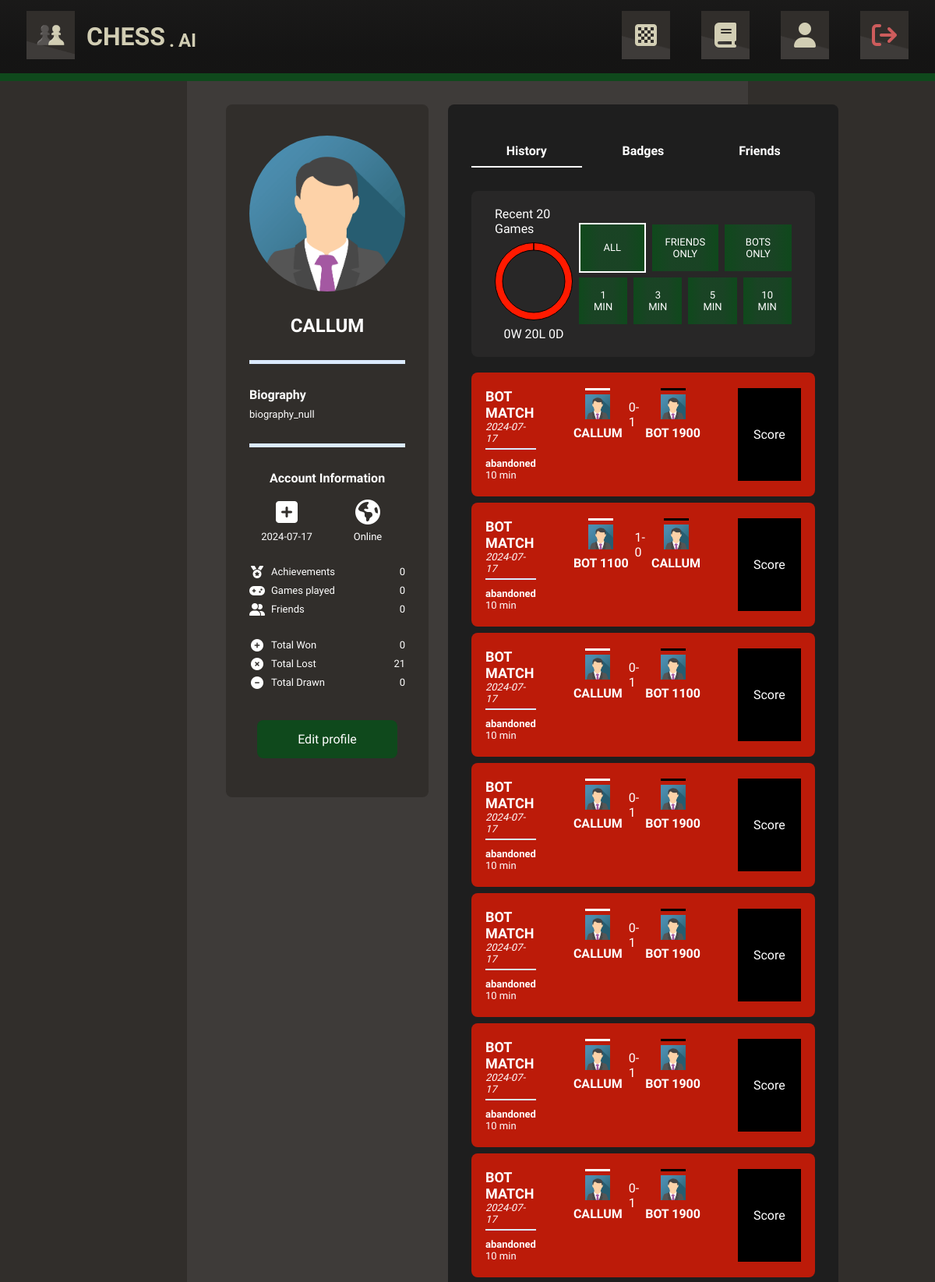
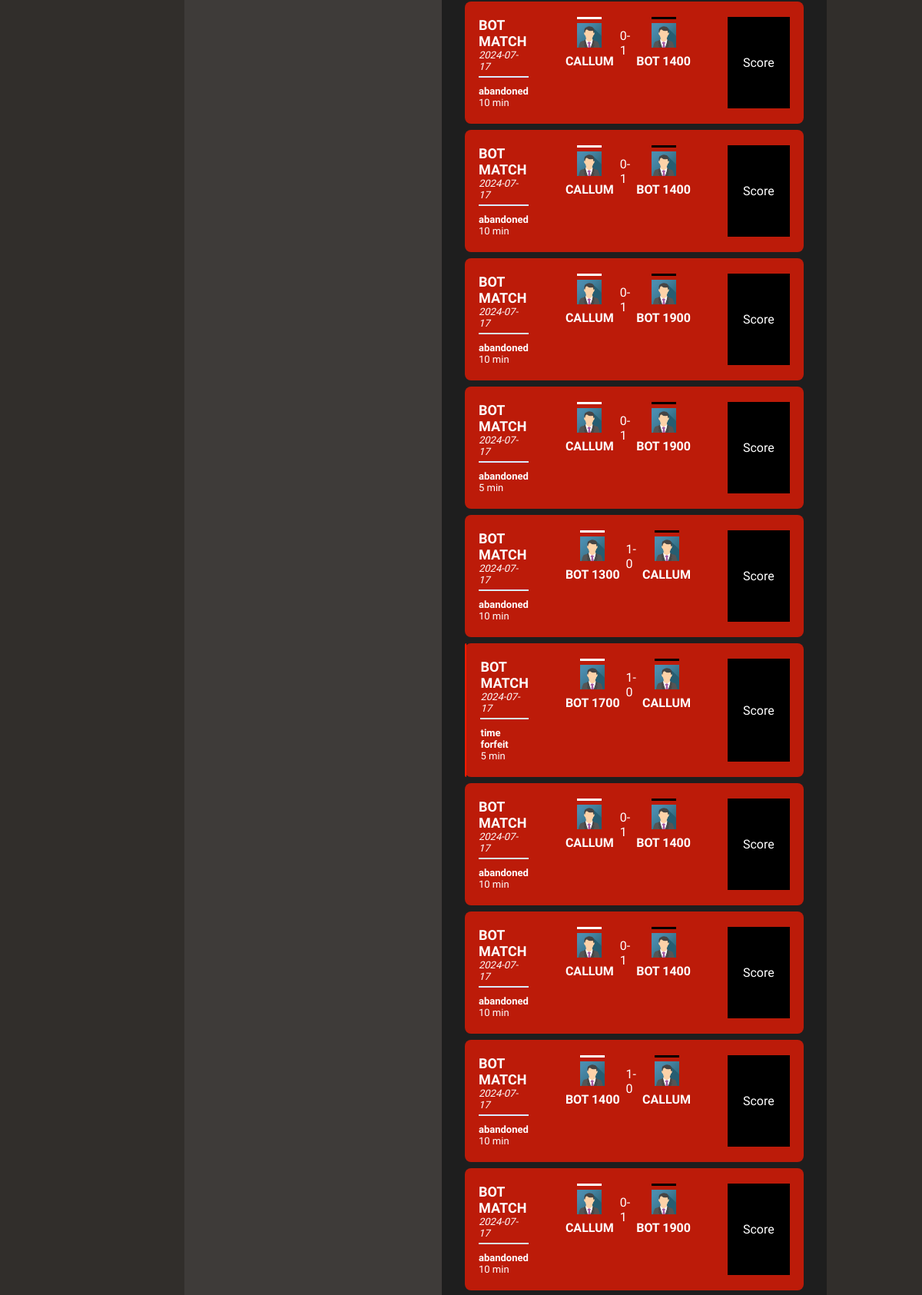
The app's page /profile (signed in, upper part) with its own data (2 pictures, top to bottom).
### tables this page shows
CREATE TABLE Player(
    PlayerID INTEGER PRIMARY KEY AUTOINCREMENT,
    Username TEXT UNIQUE NOT NULL,
    "Password" TEXT NOT NULL,
    "Status" TEXT NOT NULL,
    LastActive TIMESTAMP NOT NULL DEFAULT CURRENT_TIMESTAMP,
    Biography TEXT NOT NULL,
    Created TIMESTAMP NOT NULL DEFAULT CURRENT_TIMESTAMP,
    Picture TEXT NOT NULL,
    Wins INTEGER NOT NULL,
    Losses INTEGER NOT NULL,
    Draws INTEGER NOT NULL
);

CREATE TABLE Match (

    MatchID INTEGER PRIMARY KEY AUTOINCREMENT,
    Bot INTEGER NOT NULL,
    Player INTEGER NOT NULL,
    "Event" TEXT NOT NULL,
    "Site" TEXT NOT NULL,
    "Date" TIMESTAMP NOT NULL DEFAULT CURRENT_TIMESTAMP,
    Round TEXT NOT NULL,
    Result TEXT NOT NULL,
    "Time" INTEGER NOT NULL,
    Termination TEXT NOT NULL,
    Moves TEXT,

    FOREIGN KEY(Bot) REFERENCES MatchBot(BotID),
    FOREIGN KEY(Player) REFERENCES MatchPlayer(PlayerID),
    FOREIGN KEY("Time") REFERENCES TimeControl("Value")
);

CREATE TABLE Bot(
    BotID INTEGER PRIMARY KEY AUTOINCREMENT,
    Username TEXT UNIQUE NOT NULL,
    Rating TEXT NOT NULL
);

### app.py (the view, shortened to what this page needs)
@app.route('/profile', methods=['GET', 'PATCH'])
@login_required
def profile():
    display = request.args.get('display', default = 20, type = int)
    if display < 20: display = 20   # If user manually sets route to a negative number or 0 (which is invalid) reset the display filter to 20
    if request.method == 'GET':
        id = current_user.get_id()
        conn = get_db_connection()
        ongoing_games = conn.execute("SELECT * FROM Match WHERE Player = (?) AND Result = (?)", [id, "Ongoing"]).fetchall()
        finished_games = conn.execute("SELECT * FROM Match WHERE Player = (?) AND Result != (?)", [id, "Ongoing"]).fetchall()
        total = len(finished_games)
        if ongoing_games or finished_games:
            ongoing = bot_game_obj(id, ongoing_games)
            games = bot_game_obj(id, finished_games, display)
            conn.close()
            return render_template("pages/profile.html", games=games, ongoing=ongoing, total=total)
        else:
            conn.close()
            return render_template("pages/profile.html")

### templates/pages/profile.html (shortened to what this page needs)
{% extends "layout.html" %}
{% block head %}
  {{ super() }}
  <link rel="stylesheet" href="{{ url_for('static', filename='styles/css/profile.css') }}">
{% endblock %}
{% block content %}
<div class="container" style="height:fit-content;">
  <div class="wrapper">
    <div class="row">
      <div class="item middle">
        <img id="avatar" src="{{ current_user.picture }}" alt="Avatar failed to load..." title="{{ current_user.username }}'s Profile Picture">
      </div>
    </div>
    <div class="row">
      <div class="item middle">
        <div class="username" id="profile_username">
          {{ current_user.username }}
        </div>
      </div>
    </div>
    <div class="row">
      <div class="item middle">
          <hr>
      </div>
    </div>
    <div class="row col">
      <div class="item">
        <div class="title"> Biography</div>
      </div>
      <div class="item">
        <div class="text" id="profile_biography"> {{ current_user.biography }}</div>
      </div>
    </div>
    <div class="row">
      <div class="item middle">
          <hr>
      </div>
    </div>
    <div class="row col">
      <div class="item middle">
        <div class="title"> Account Information</div>
      </div>
      <div class="row">
        <div class="row col">
          <div class="item middle">
            <div class="icon" title="Account Created">
              <i class="fa-solid fa-square-plus fa-2x fa-fw"></i>
            </div>
          </div>
          <div class="item middle">
            <div class="text"> {{ current_user.created[:10]}}</div>
          </div>
        </div>
        <div class="row">
          <div class="row col">
            <div class="item middle">
              <div class="icon" title="Last Online">
                <i class="fa-solid fa-earth-americas fa-2x fa-fw"></i>
              </div>
            </div>
            <div class="item middle">
              <div class="text" id="profile_status"> {{ current_user.online }}</div>
            </div>
          </div>
        </div>
      </div>
    </div>
    <div class="row col">
      <div class="row">
        <div class="item left">
          <i class="fa-solid fa-medal fa-fw"></i>
        </div>
        <div class="item">
          <div class="text"> Achievements </div>
        </div>
        <div class="item right">
          <div class="text"> 0 </div>
        </div>
      </div>
      <div class="row">
        <div class="item left">
          <i class="fa-solid fa-gamepad fa-fw"></i>
        </div>
        <div class="item">
          <div class="text"> Games played </div>
        </div>
        <div class="item right">
          <div class="text"> 0 </div>
        </div>
      </div>
      <div class="row">
        <div class="item left">
          <i class="fa-solid fa-user-group fa-fw"></i>
        </div>
        <div class="item">
          <div class="text"> Friends </div>
        </div>
        <div class="item right">
          <div class="text"> 0 </div>
        </div>
      </div>
    </div>
    <div class="row col" >
      <div class="row">
        <div class="item left">
          <i class="fa-solid fa-circle-plus fa-fw"></i>
        </div>
        <div class="item">
          <div class="text"> Total Won </div>
        </div>
        <div class="item right">
          <div class="text" id="profile_wins"> {{current_user.wins}} </div>
        </div>
      </div>
      <div class="row">
        <div class="item left">
          <i class="fa-solid fa-circle-xmark fa-fw"></i>
        </div>
        <div class="item">
          <div class="text"> Total Lost </div>
        </div>
        <div class="item right">
          <div class="text" id="profile_losses"> {{current_user.losses}} </div>
        </div>
      </div>
      <div class="row">
        <div class="item left">
          <i class="fa-solid fa-circle-minus fa-fw"></i>
        </div>
        <div class="item">
          <div class="text"> Total Drawn </div>
        </div>
        <div class="item right">
          <div class="text" id="profile_draws"> {{current_user.draws}} </div>
        </div>
      </div>
    </div>
    <div class="row" style="margin-top: auto">
      <div class="item middle">
        <button class="button" onclick="edit(this)" type="submit" title="Create Account">
          Edit profile
        </button>
      </div>
    </div>
  </div>
</div>
<div class="container">
  <div class="wrapper">
    <div class="row">
      <button class="item middle selected" id="history-btn">
        <div class="title"> History</div>
      </button>
      <button class="item middle" id="badges-btn">
        <div class="title"> Badges</div>
      </button>
      <button class="item middle" id="friends-btn">
        <div class="title"> Friends</div>
      </button>
    </div>
    <div id="history-section">
      <div class="row col" id="recent">
        <div class="item">
          <div class="recent-container">
            <div class="wrapper">
              <div class="row">
                <div class="item left">
                  <div class="row col">
                    <div class="item middle">
                      Recent 20 Games
                    </div>
                    <div class="item middle" style="height:100px">
                      <canvas id="donut"></canvas>
                    </div>
                    <div class="row">
                      <div class="item middle" id="win-lose">
                      </div>
                    </div>
                  </div>
                </div>
                <div class="row col">
                  <div class="row">
                    <div class="item middle">
                      <button class="filter-btn selected-btn" id="toggle-all">
                        <div class="text"> All</div>
                      </button>
                    </div>
                    <div class="item middle">
                      <button class="filter-btn" id="toggle-friends">
                        <div class="text"> Friends only</div>
                      </button>
                    </div>
                    <div class="item middle">
                      <button class="filter-btn" id="toggle-bots">
                        <div class="text"> Bots only</div>
                      </button>
                    </div>
                  </div>
                  <div class="row">
                    <div class="item middle">
                      <button class="filter-btn" id="toggle-1minute">
                        <div class="text"> 1 min</div>
                      </button>
                    </div>
                    <div class="item middle">
                      <button class="filter-btn" id="toggle-3minute">
                        <div class="text"> 3 min</div>
                      </button>
                    </div>
                    <div class="item middle">
                      <button class="filter-btn" id="toggle-5minute">
                        <div class="text"> 5 min</div>
                      </button>
                    </div>
                    <div class="item middle">
                      <button class="filter-btn" id="toggle-10minute">
                        <div class="text"> 10 min</div>
                      </button>
                    </div>
                  </div>
                </div>
              </div>
            </div>
          </div>
        </div>
      </div>
      {% if not games and not ongoing %}
      <div class="item">
        <div class="helper-container">
          <div class="wrapper">
            You have no Match History.
          </div>
        </div>
      </div>
      {% else %}
      <div class="row col" id="completed"  style="padding-bottom: 20px;">
      {% for game in games|reverse %}
        <a href="/game/bot/{{game.id}}" class="item" title="{{game.date[:-3]}}">
          {% if game.result == "1-0" and game.human.color == "white" %}
          <div class="game-container win" id='{{game.id}}'>
          {% elif game.result == "1-0" and game.human.color == "black" %}
          <div class="game-container lose" id='{{game.id}}'>
          {% elif game.result == "0-1" and game.human.color == "white" %}
          <div class="game-container lose" id='{{game.id}}'>
          {% elif game.result == "0-1" and game.human.color == "black" %}
          <div class="game-container win" id='{{game.id}}'>
          {% elif game.result == "1/2-1/2" %}
          <div class="game-container draw" id='{{game.id}}'>
          {% endif %}
            <div class="row">
              <div class="col indent"></div>
              <div class="col wrapper nogap">
                <div class="row">
                  <div class="event"> {{game.event}} </div>
                </div>
                <div class="row">
                  <div class="date"> {{game.date[:10]}} </div>
                </div>
                <div class="row">
                  <hr class="thin">
                </div>
                <div class="row">
                  <div class="termination"> {{game.termination}} </div>
                </div>
                <div class="row">
                  <div class="time"> {{game.time|string + " min"}} </div>
                </div>
              </div>
              <div class="col wrapper nogap participants">
                <div class="row">
                  <div class="col player">
                    <div class="player-white">
                      <img src="{{current_user.picture}}" alt="Avatar" class="row middle pic"> </img>
                    </div>
                    <div class="row middle player-username">
                      {% if game.computer.color == "white" %}
                        {{game.computer.username}}
                      {% else %}
                        {{game.human.username}}
                      {% endif %}
                    </div>
                  </div>
                  <div class="col row middle result">{{game.result}}</div>
                  <div class="col player">
                    <div class="player-black">
                      <img src="{{current_user.picture}}" alt="Avatar" class="row middle pic"> </img>
                    </div>
                    <div class="row middle player-username">
                      {% if game.computer.color == "black" %}
                      {{game.computer.username}}
                      {% else %}
                        {{game.human.username}}
                      {% endif %}
                    </div>
                  </div>
                </div>
              </div>
              <div class="col wrapper nogap performance">
                <div class="row">
                  <div class="col">
                    <div class="row middle"> Score</div>
                  </div>
                </div>
              </div>
            </div>
          </div>
        </a>
      {% endfor %}
      </div>
      {% endif %}
    </div>
  </div>
</div>
{% endblock %}

### records on screen
Player: picture (placeholder picture), username "CALLUM", biography "biography_null", Created "2024-07-17", online "Online", wins "0", losses "21", draws "0"
Match: event "BOT MATCH", Date "2024-07-17", termination "abandoned", time "10 min", picture (placeholder picture), human.username "CALLUM", result "0-1", computer.username "BOT 1900"
Match: event "BOT MATCH", Date "2024-07-17", termination "abandoned", time "10 min", picture (placeholder picture), computer.username "BOT 1100", result "1-0", human.username "CALLUM"
Match: event "BOT MATCH", Date "2024-07-17", termination "abandoned", time "10 min", picture (placeholder picture), human.username "CALLUM", result "0-1", computer.username "BOT 1100"
Match: event "BOT MATCH", Date "2024-07-17", termination "abandoned", time "10 min", picture (placeholder picture), human.username "CALLUM", result "0-1", computer.username "BOT 1900"
Match: event "BOT MATCH", Date "2024-07-17", termination "abandoned", time "10 min", picture (placeholder picture), human.username "CALLUM", result "0-1", computer.username "BOT 1900"
Match: event "BOT MATCH", Date "2024-07-17", termination "abandoned", time "10 min", picture (placeholder picture), human.username "CALLUM", result "0-1", computer.username "BOT 1900"
Match: event "BOT MATCH", Date "2024-07-17", termination "abandoned", time "10 min", picture (placeholder picture), human.username "CALLUM", result "0-1", computer.username "BOT 1900"
Match: event "BOT MATCH", Date "2024-07-17", termination "abandoned", time "10 min", picture (placeholder picture), human.username "CALLUM", result "0-1", computer.username "BOT 1400"
Match: event "BOT MATCH", Date "2024-07-17", termination "abandoned", time "10 min", picture (placeholder picture), human.username "CALLUM", result "0-1", computer.username "BOT 1400"
Match: event "BOT MATCH", Date "2024-07-17", termination "abandoned", time "10 min", picture (placeholder picture), human.username "CALLUM", result "0-1", computer.username "BOT 1900"
Match: event "BOT MATCH", Date "2024-07-17", termination "abandoned", time "5 min", picture (placeholder picture), human.username "CALLUM", result "0-1", computer.username "BOT 1900"
Match: event "BOT MATCH", Date "2024-07-17", termination "abandoned", time "10 min", picture (placeholder picture), computer.username "BOT 1300", result "1-0", human.username "CALLUM"
Match: event "BOT MATCH", Date "2024-07-17", termination "time forfeit", time "5 min", picture (placeholder picture), computer.username "BOT 1700", result "1-0", human.username "CALLUM"
Match: event "BOT MATCH", Date "2024-07-17", termination "abandoned", time "10 min", picture (placeholder picture), human.username "CALLUM", result "0-1", computer.username "BOT 1400"
Match: event "BOT MATCH", Date "2024-07-17", termination "abandoned", time "10 min", picture (placeholder picture), human.username "CALLUM", result "0-1", computer.username "BOT 1400"
Match: event "BOT MATCH", Date "2024-07-17", termination "abandoned", time "10 min", picture (placeholder picture), computer.username "BOT 1400", result "1-0", human.username "CALLUM"
Match: event "BOT MATCH", Date "2024-07-17", termination "abandoned", time "10 min", picture (placeholder picture), human.username "CALLUM", result "0-1", computer.username "BOT 1900"
